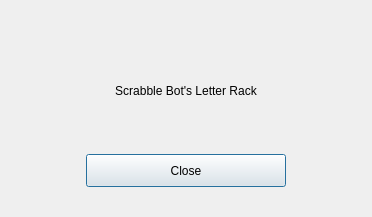
<?xml version="1.0" encoding="UTF-8"?>
<ui version="4.0">
 <class>bot_peek</class>
 <widget class="QDialog" name="bot_peek">
  <property name="geometry">
   <rect>
    <x>0</x>
    <y>0</y>
    <width>372</width>
    <height>217</height>
   </rect>
  </property>
  <property name="sizePolicy">
   <sizepolicy hsizetype="Minimum" vsizetype="Minimum">
    <horstretch>0</horstretch>
    <verstretch>0</verstretch>
   </sizepolicy>
  </property>
  <property name="windowTitle">
   <string>Dialog</string>
  </property>
  <layout class="QVBoxLayout" name="verticalLayout">
   <property name="spacing">
    <number>0</number>
   </property>
   <property name="leftMargin">
    <number>10</number>
   </property>
   <property name="topMargin">
    <number>10</number>
   </property>
   <property name="rightMargin">
    <number>10</number>
   </property>
   <property name="bottomMargin">
    <number>10</number>
   </property>
   <item>
    <widget class="QFrame" name="frame">
     <property name="frameShape">
      <enum>QFrame::NoFrame</enum>
     </property>
     <property name="frameShadow">
      <enum>QFrame::Raised</enum>
     </property>
     <layout class="QVBoxLayout" name="verticalLayout_2">
      <property name="spacing">
       <number>4</number>
      </property>
      <property name="leftMargin">
       <number>15</number>
      </property>
      <property name="topMargin">
       <number>15</number>
      </property>
      <property name="rightMargin">
       <number>15</number>
      </property>
      <property name="bottomMargin">
       <number>15</number>
      </property>
      <item>
       <widget class="QFrame" name="peek_icon_container">
        <property name="frameShape">
         <enum>QFrame::NoFrame</enum>
        </property>
        <property name="frameShadow">
         <enum>QFrame::Raised</enum>
        </property>
        <layout class="QHBoxLayout" name="horizontalLayout">
         <property name="spacing">
          <number>0</number>
         </property>
         <property name="leftMargin">
          <number>0</number>
         </property>
         <property name="topMargin">
          <number>0</number>
         </property>
         <property name="rightMargin">
          <number>0</number>
         </property>
         <property name="bottomMargin">
          <number>0</number>
         </property>
         <item>
          <widget class="QLabel" name="peek_icon">
           <property name="sizePolicy">
            <sizepolicy hsizetype="Fixed" vsizetype="Fixed">
             <horstretch>0</horstretch>
             <verstretch>0</verstretch>
            </sizepolicy>
           </property>
           <property name="minimumSize">
            <size>
             <width>40</width>
             <height>40</height>
            </size>
           </property>
           <property name="maximumSize">
            <size>
             <width>40</width>
             <height>40</height>
            </size>
           </property>
           <property name="text">
            <string/>
           </property>
           <property name="alignment">
            <set>Qt::AlignCenter</set>
           </property>
          </widget>
         </item>
        </layout>
       </widget>
      </item>
      <item>
       <widget class="QFrame" name="frame_3">
        <property name="frameShape">
         <enum>QFrame::NoFrame</enum>
        </property>
        <property name="frameShadow">
         <enum>QFrame::Raised</enum>
        </property>
        <layout class="QHBoxLayout" name="horizontalLayout_4">
         <property name="spacing">
          <number>0</number>
         </property>
         <property name="leftMargin">
          <number>0</number>
         </property>
         <property name="topMargin">
          <number>15</number>
         </property>
         <property name="rightMargin">
          <number>0</number>
         </property>
         <property name="bottomMargin">
          <number>15</number>
         </property>
         <item>
          <widget class="QLabel" name="title">
           <property name="text">
            <string>Scrabble Bot's Letter Rack</string>
           </property>
           <property name="alignment">
            <set>Qt::AlignCenter</set>
           </property>
          </widget>
         </item>
        </layout>
       </widget>
      </item>
      <item>
       <widget class="QFrame" name="tile_container">
        <property name="frameShape">
         <enum>QFrame::NoFrame</enum>
        </property>
        <property name="frameShadow">
         <enum>QFrame::Raised</enum>
        </property>
        <layout class="QHBoxLayout" name="horizontalLayout_3">
         <property name="topMargin">
          <number>0</number>
         </property>
         <property name="bottomMargin">
          <number>0</number>
         </property>
         <item>
          <layout class="QHBoxLayout" name="tile_layout">
           <property name="spacing">
            <number>8</number>
           </property>
          </layout>
         </item>
        </layout>
       </widget>
      </item>
      <item>
       <widget class="QFrame" name="frame_2">
        <property name="frameShape">
         <enum>QFrame::NoFrame</enum>
        </property>
        <property name="frameShadow">
         <enum>QFrame::Raised</enum>
        </property>
        <layout class="QHBoxLayout" name="horizontalLayout_2">
         <property name="spacing">
          <number>0</number>
         </property>
         <property name="leftMargin">
          <number>0</number>
         </property>
         <property name="topMargin">
          <number>20</number>
         </property>
         <property name="rightMargin">
          <number>0</number>
         </property>
         <property name="bottomMargin">
          <number>5</number>
         </property>
         <item>
          <widget class="QPushButton" name="close_button">
           <property name="sizePolicy">
            <sizepolicy hsizetype="Fixed" vsizetype="Fixed">
             <horstretch>0</horstretch>
             <verstretch>0</verstretch>
            </sizepolicy>
           </property>
           <property name="minimumSize">
            <size>
             <width>200</width>
             <height>33</height>
            </size>
           </property>
           <property name="maximumSize">
            <size>
             <width>200</width>
             <height>33</height>
            </size>
           </property>
           <property name="text">
            <string>Close</string>
           </property>
          </widget>
         </item>
        </layout>
       </widget>
      </item>
     </layout>
    </widget>
   </item>
  </layout>
 </widget>
 <resources/>
 <connections/>
</ui>
